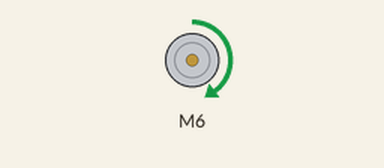
This program was run on a simulated Raspberry Pi (BCM pin numbers). Parts: DC motor (green arrow = forward, orange = backward, longer = faster). At 5.0 s the program stops and its outputs stay as they are.

Above: at 0.1 s.
At 5.1 s:
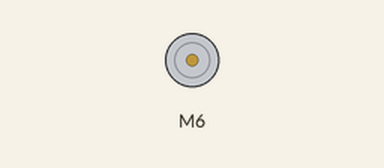
Timing chart, 0 to 6.5 s (numbered marks = the images above):
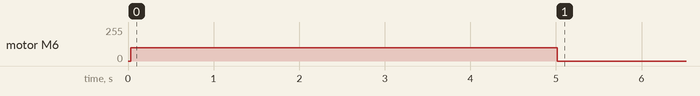

The program:

motor.py
```python
from Raspi_MotorHAT import Raspi_MotorHAT, Raspi_DCMotor
from time import sleep

mh = Raspi_MotorHAT(addr=0x6f)
myMotor = mh.getMotor(2) #핀번호

myMotor.setSpeed(100) #속도

try:
	myMotor.run(Raspi_MotorHAT.FORWARD) #배선에 따라 전진 or 후진
	sleep(5)
	myMotor.run(Raspi_MotorHAT.RELEASE) #정지
finally:
	myMotor.run(Raspi_MotorHAT.RELEASE)
```
